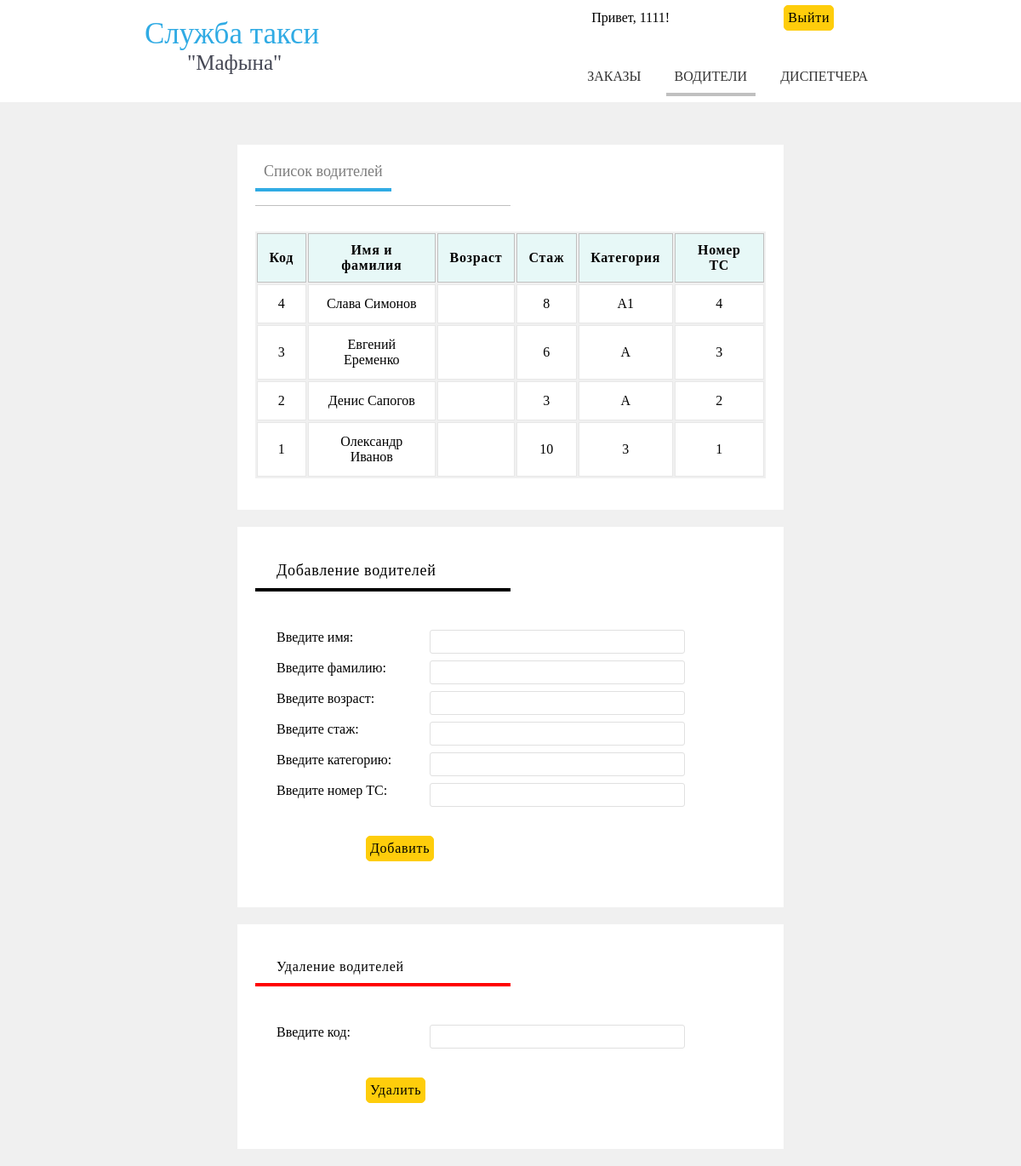
Page /drivers.php (signed in) on the committed database.
### tables this page shows
CREATE TABLE `drivers` (
  `id` int(11) NOT NULL,
  `familiya` varchar(20) NOT NULL,
  `imya` varchar(20) NOT NULL,
  `otchestvo` varchar(20) NOT NULL,
  `data_rojdeniya` date NOT NULL,
  `staj` int(3) NOT NULL,
  `category` varchar(4) NOT NULL,
  `gos_nomer` int(11) NOT NULL
);

### drivers.php (the view, shortened to what this page needs)
<?
require_once 'include2.php';
if (isset($_SESSION["$nums"]))
{
?>
<!DOCTYPE html>
<html lang="en">
<head>
</head>
<body>
    <? $f=5; $s=1?>
    <div class="wrapper_all">
        <div class="head">
                  <div class="wrapper_head">
                    <div class="name_head">
Служба такси</br>
                        <span style="margin-left:50px;" class="name_head_1" >"Мафына" </span>
                    </div>
                    <div class="link_head">
                         <form name="order1" action="" method="post">
                         <label  class="sd">  Привет, <? echo $_SESSION["$nums"]?>! </label>
                         <input type="submit" name="button2" value="Выйти" class="button1" />
                         </form>
                        <ul class="link_head_1">
                            <li class="a<?if ($f==4) echo $f?>"> <a href="zakazi.php"> ЗАКАЗЫ </a> </li>
                            <li class="a<?if ($f==5) echo $f?>"> <a href="drivers.php"> ВОДИТЕЛИ</a> </li>
                            <li class="a<?if ($f==6) echo $f?>"> <a href="disp.php"> ДИСПЕТЧЕРА</a> </li>
                        </ul>
                    </div>
              </div>
        </div>
        <div class="wrapper_body">
            <div class="links">
                <span class="aa<?if ($s==1) echo $s?>"> <a href="zakazi.php"> Список водителей </a></span>
            </div>
            <div class="table">
                <table >
                    <tr class="tr1">
                        <th> Код </th>
                        <th> Имя и фамилия </th>
                        <th> Возраст </th>
                        <th> Стаж </th>
                        <th> Категория </th>
                        <th> Номер ТС </th>
                    </tr>
                <?
                 $query = mysqli_query($connection,"SELECT *  FROM `drivers` GROUP BY `id` DESC LIMIT 10");
                    while($arr = mysqli_fetch_assoc($query))
                    {
                        $name = $arr['imya'].' '.$arr['familiya'];
                        ?>
                        <tr> <td> <? echo $arr['id'] ?> </td> <td> <? echo $name ?> </td> <td> <? echo $arr['vozrast'] ?>
                        </td>  <td> <? echo $arr['staj'] ?> </td> <td> <? echo $arr['category']  ?> </td> <td>
                        <? echo $arr['gos_nomer'] ?> </td>  </tr>
                        <?
                    }
                ?>
                </table>
            </div>
           </div>
           <div class="wrapper_body">
    <form name="order1" action="" method="post">
          <label class="dannie_label"> Добавление водителей </label>
                 <div class="dannie_div">
                    <label> Введите имя: </label>
                    <input type="text" name="name" /> </br></br>
                               <label> Введите фамилию: </label>
                    <input type="text" name="family" /> </br></br>
                               <label> Введите возраст: </label>
                    <input type="number" name="dr" /> </br></br>
                               <label> Введите стаж: </label>
                    <input type="number" name="staj" /> </br></br>
              <label> Введите категорию: </label>
                    <input type="text" name="cat" /> </br></br>
                        <label> Введите номер ТС: </label>
                    <input type="number" name="nomerTS" /> </br></br>
                </div>
          <input type="submit" name="button3" value="Добавить" class="button1" /> </br></br>
          </form>
        </div>
                   <div class="wrapper_body">
    <form name="order1" action="" method="post">
          <label class="dannie_label1"> Удаление водителей </label>
                 <div class="dannie_div">
                    <label> Введите код: </label>
                    <input type="number" name="kod" /> </br></br>
                </div>
          <input type="submit" name="button4" value="Удалить" class="button1" /> </br></br>
          </form>
        </div>
</div>
     <?
}
else
exit("ОШИБКА");
      ?>

### drivers.php (style rules this page uses)
* { padding: 0; margin: 0; font-family: Ubuntu; }
body { background-color:#F0F0F0; }
.head { height: 120px; margin: 0 auto; background-color: #FFF; position: relative; margin-bottom: 50px; }
.name_head { float: left; font-family: Ubuntu; font-size: 35px; color:#30ABE4; margin-top:20px; margin-left: 20px; }
.name_head_1 { color:#454754; font-size: 25px; }
.wrapper_head { width: 900px; height: 150px; margin: 0 auto; }
.link_head { float: right; margin-top: 0%; margin-right: 20px; }
.a { display: inline-block; margin-left: 15px; padding: 10px; }
.a1,.a2,.a3,.a4,.a5,.a6 { display: inline-block; border-bottom: 4px solid silver; margin-left: 15px; padding: 10px; }
.link_head ul li a { font-family:Ubuntu; font-size: 16px; text-decoration: none; color:#333333; }
.wrapper_all { background-color: #F0F0F0; }
.dannie_div { padding:20px 25px; padding-right:100px; width: 550px; x }
.dannie_div input { float: right; width: 300px; padding: 5px; border-radius:3px; border:1px solid #E0E0E0; font-family: Ubuntu; margin-right: 70px; }
.dannie_label { font-size: 18px; letter-spacing: 0.7px; display: block; padding:10px 25px; width: 250px; margin-bottom: 25px; border-bottom: 4px solid black; }
.dannie_label1 { letter-spacing: 0.7px; display: block; padding:10px 25px; width: 250px; margin-bottom: 25px; border-bottom: 4px solid red; }
.button1 { padding: 5px 4px; display: inline-block; letter-spacing: 0.7px; background-color:#FECD0B; border:1px solid #FECD0B; border-radius: 5px; font-family:Ubuntu; font-size: 16px; margin-top:6px; margin-bottom: 35px; margin-left: 130px; }
.sd { margin-left: 30px; }
.wrapper_body { width: 600px; border:1px solid #FFF; margin: 0px auto; background-color: #FFF; padding: 0 20px; margin-bottom: 20px; }
table { font-family:Ubuntu; font-size: 16px; }
table tr th { border: 1px solid silver; padding: 10px 13.5px; background-color:#E7F8F7; letter-spacing: 0.7px; }
table tr td { padding: 13px; border: 1px solid #E8E8E8; text-align: center; background-color: #FFF; }
.wrapper_body .table { background-color:#F0F0F0; margin-top: 30px; }
.links { margin-top: 20px; width: 300px; height: 50px; border-bottom:1px solid silver; }
.links span { padding-left: 15px; padding: 10px; padding-bottom: 10px; font-size: 18px; margin-right: 40px; }
a { text-decoration: none; color:#7C7C7C; }
.aa1 { border-bottom: 4px solid #30ABE4; }
.wrapper_body form { margin-top: 30px; }

### rows in the picture
drivers: id "4", name "Слава Симонов", staj "8", category "А1", gos_nomer "4"
drivers: id "3", name "Евгений Еременко", staj "6", category "А", gos_nomer "3"
drivers: id "2", name "Денис Сапогов", staj "3", category "А", gos_nomer "2"
drivers: id "1", name "Олександр Иванов", staj "10", category "3", gos_nomer "1"

### other values in the picture
$_SESSION["$nums"] "1111"
